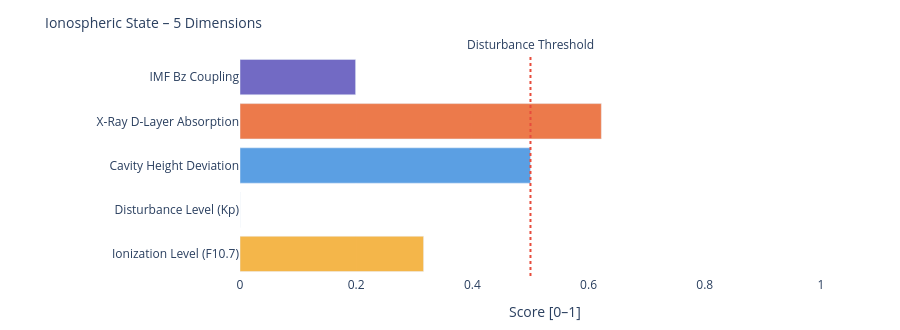

Notebook code cell kept with this figure:
### Markdown cell above
---
### 📐 Systemic Insight: Geometric Cavity vs. Real Schumann Resonance

**Relevant for:** Layer 6 = delta analysis &nbsp;|&nbsp; Layer 7 = feature vector / system interpretation

A cavity height change from 80 km to 70 km shifts the **idealized geometric frequencies** only minimally:

| Modus | Aktuell | Referenz | Δ |
|-------|---------|----------|---|
| SR-1 | 10.4762 Hz | 10.4599 Hz | +16 mHz |
| SR-2 | 18.1452 Hz | 18.1171 Hz | +28 mHz |
| SR-3 | 25.6612 Hz | 25.6215 Hz | +40 mHz |
| SR-4 | 33.1285 Hz | 33.0772 Hz | +51 mHz |

The geometric effect is limited because 10 km is very small compared to Earth's radius (~6371 km).

**Consequence:** Real Schumann deviations are likely driven more strongly by **conductivity, damping, day/night structure, lightning distribution and source geometry** than by pure cavity height.

---

**Layer 6 compares:**
```
geometric Δ from Layer 4  vs.  observed Δ from real Schumann measurement data
```

**Layer 7 Feature:**
```
If real Δ >> geometric Δ  →  non-geometric factors dominant
```

### Code cell
# ============================================================
# IONOSPHERIC STATE – Summary gauge
# Five dimensions: ionization, disturbance, cavity height, X-Ray, Bz coupling
# ============================================================

def norm(v, lo, hi):
    if v is None: return None
    return round(max(0.0, min(1.0, (v - lo) / (hi - lo))), 3)

# Ionization level (F10.7 → F2-Layer)
ioniz = norm(f107_val, 60, 250)

# Disturbance level (Kp → E/F-Layer irregularities)
disturb = norm(kp_val, 0, 9)

# Cavity height deviation from reference (80 km)
h_dev = norm(abs(h_eff - 80), 0, 20)

# X-Ray ionization (D-Layer absorption)
xray_ioniz = None
if xray_now is not None:
    xray_ioniz = norm(math.log10(max(xray_now, 1e-9)) + 9, 0, 5)

# Bz coupling (southward Bz → stronger magnetosphere-ionosphere coupling)
bz_coupling = norm(-(bz_now or 0), -5, 30) if bz_now is not None else None

dims = [
    ('Ionization Level (F10.7)',    ioniz,      '#F2A623'),
    ('Disturbance Level (Kp)',      disturb,    '#7F77DD'),
    ('Cavity Height Deviation',     h_dev,      '#378ADD'),
    ('X-Ray D-Layer Absorption',    xray_ioniz, '#E85D24'),
    ('IMF Bz Coupling',             bz_coupling,'#534AB7'),
]

fig = go.Figure()
for name, val, col in dims:
    if val is not None:
        h = int(val * 20)
        bar = '█' * h + '░' * (20 - h)
        label = f'{name}:  {bar}  {val:.3f}'
    else:
        label = f'{name}:  {"─" * 20}  n/a'
    fig.add_trace(go.Bar(
        x=[val if val is not None else 0],
        y=[name],
        orientation='h',
        marker_color=col, opacity=0.82,
        showlegend=False
    ))

fig.add_vline(x=0.5, line_dash='dot', line_color='#e74c3c',
              annotation_text='Disturbance Threshold', annotation_position='top')
fig.update_layout(
    title=dict(text='Ionospheric State – 5 Dimensions', font=dict(size=14)),
    xaxis=dict(title='Score [0–1]', range=[0, 1.05]),
    height=330, plot_bgcolor='rgba(0,0,0,0)', paper_bgcolor='rgba(0,0,0,0)',
    margin=dict(l=240, r=50, t=55, b=40)
)
fig.show()

print(f'\nIonospheric state:')
for name, val, _ in dims:
    print(f'  {name:<35} {val:.3f}' if val is not None else f'  {name:<35} n/a')

### Figure 1 — Plotly figure (JSON) as saved in the notebook; plotly's stock layout.template omitted (floating-point values rounded to 4 significant figures)
{"data": [{"marker": {"color": "#F2A623"}, "opacity": 0.82, "orientation": "h", "showlegend": false, "type": "bar", "x": [0.316], "y": ["Ionization Level (F10.7)"]}, {"marker": {"color": "#7F77DD"}, "opacity": 0.82, "orientation": "h", "showlegend": false, "type": "bar", "x": [0.0], "y": ["Disturbance Level (Kp)"]}, {"marker": {"color": "#378ADD"}, "opacity": 0.82, "orientation": "h", "showlegend": false, "type": "bar", "x": [0.5], "y": ["Cavity Height Deviation"]}, {"marker": {"color": "#E85D24"}, "opacity": 0.82, "orientation": "h", "showlegend": false, "type": "bar", "x": [0.622], "y": ["X-Ray D-Layer Absorption"]}, {"marker": {"color": "#534AB7"}, "opacity": 0.82, "orientation": "h", "showlegend": false, "type": "bar", "x": [0.199], "y": ["IMF Bz Coupling"]}], "layout": {"annotations": [{"showarrow": false, "text": "Disturbance Threshold", "x": 0.5, "xanchor": "center", "xref": "x", "y": 1, "yanchor": "bottom", "yref": "y domain"}], "height": 330, "margin": {"b": 40, "l": 240, "r": 50, "t": 55}, "paper_bgcolor": "rgba(0,0,0,0)", "plot_bgcolor": "rgba(0,0,0,0)", "shapes": [{"line": {"color": "#e74c3c", "dash": "dot"}, "type": "line", "x0": 0.5, "x1": 0.5, "xref": "x", "y0": 0, "y1": 1, "yref": "y domain"}], "title": {"font": {"size": 14}, "text": "Ionospheric State – 5 Dimensions"}, "xaxis": {"range": [0, 1.05], "title": {"text": "Score [0–1]"}}}}
